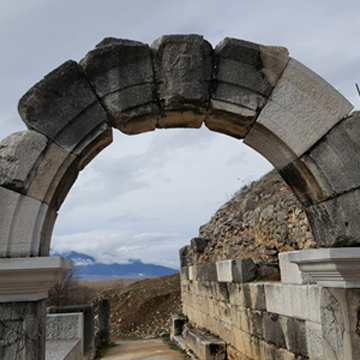
#> input picture src/chap06/images/rotate.jpg, 360 x 360 px
$ python 05_rotation.py
#> lines starting #> are read from the running program, lines starting #| are printed output that depends on the picture
import numpy as np, cv2
from Common.utils import contain
from Common.interpolation import bilinear_value


def rotate(img, degree):
    dst = np.zeros(img.shape[:2], img.dtype)
    radian = (degree/180) * np.pi
    sin, cos = np.sin(radian), np.cos(radian)

    for i in range(img.shape[0]):
        for j in range(img.shape[1]):
            y = -j * sin + i * cos
            x = j * cos + i * sin

            if contain((y,x),img.shape):
                dst[i, j] = bilinear_value(img, [x, y])

    return dst

image = cv2.imread("images/rotate.jpg", cv2.IMREAD_GRAYSCALE)
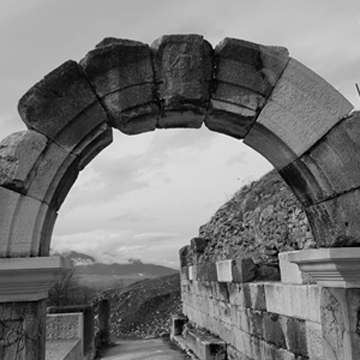
#> image: shape (360, 360); min 0, max 247, mean 119.7
if image is None: raise Exception("영상 파일 읽기 에러")

dst1 = rotate(image, 15)
#> after the loop in rotate, `for i in range(img.shape[0]):`: dst: shape (360, 360); every value is 0
#> (the run stopped early here; a loop or call above may not have finished)

$ run again, with src/chap06/images/affine.jpg copied over src/chap06/images/rotate.jpg
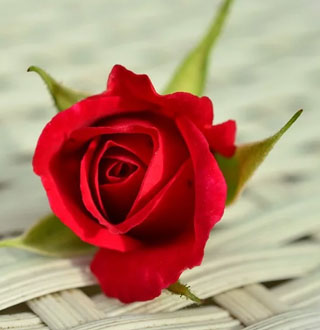
#> input picture src/chap06/images/affine.jpg, 320 x 330 px
#> `image = cv2.imread("images/rotate.jpg", cv2.IMREAD_GRAYSCALE)`:
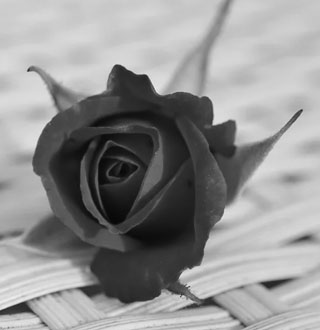
#> image: shape (330, 320); min 4, max 244, mean 145.5

$ run again, with src/chap06/images/interpolation.jpg copied over src/chap06/images/rotate.jpg
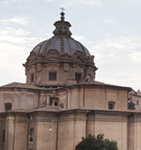
#> input picture src/chap06/images/interpolation.jpg, 141 x 150 px
#> `image = cv2.imread("images/rotate.jpg", cv2.IMREAD_GRAYSCALE)`:
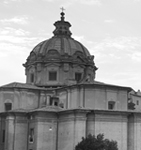
#> image: shape (150, 141); min 14, max 255, mean 155.6

$ run again, with src/chap06/images/scaling.jpg copied over src/chap06/images/rotate.jpg
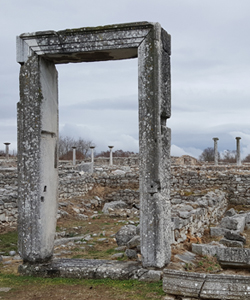
#> input picture src/chap06/images/scaling.jpg, 250 x 300 px
#> `image = cv2.imread("images/rotate.jpg", cv2.IMREAD_GRAYSCALE)`:
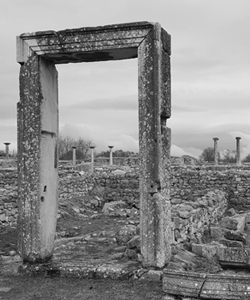
#> image: shape (300, 250); min 0, max 242, mean 138.8
